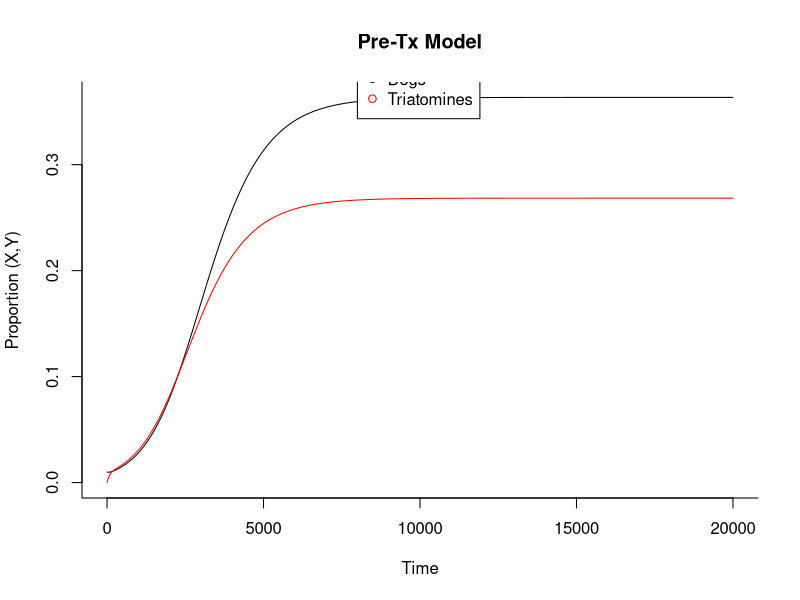
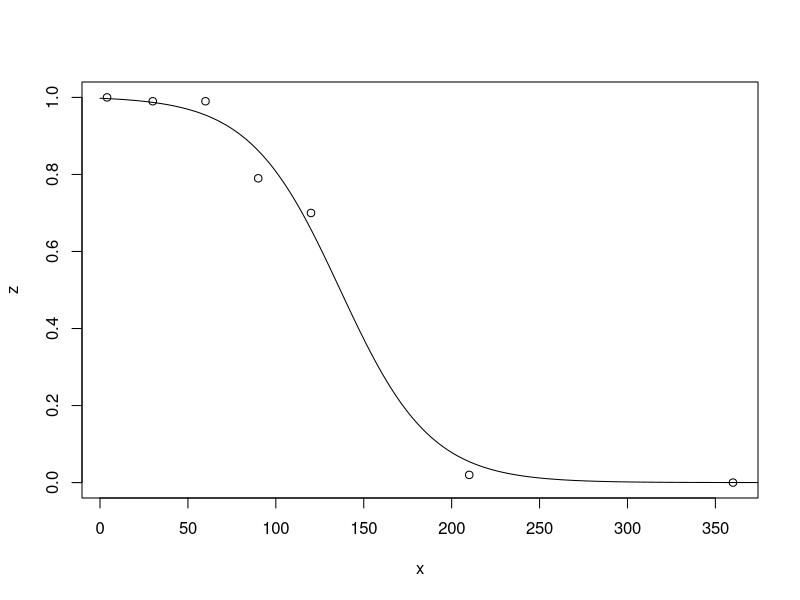
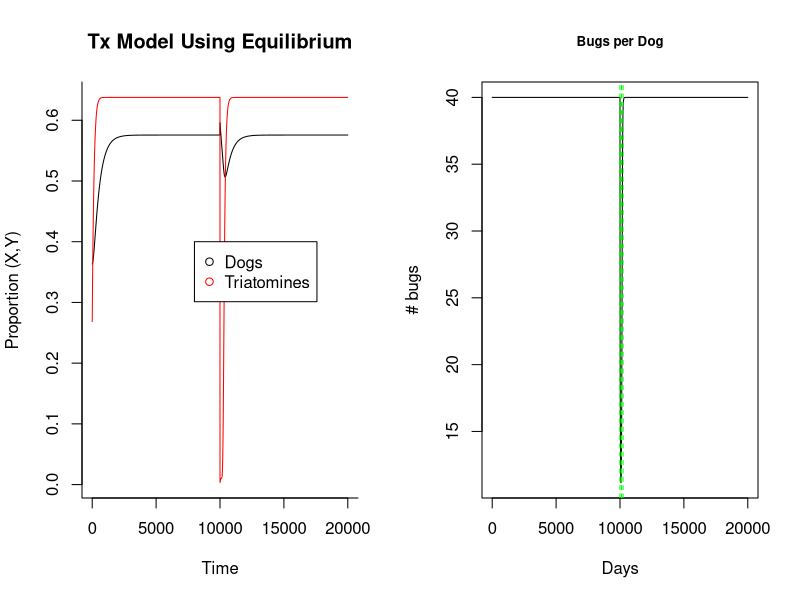
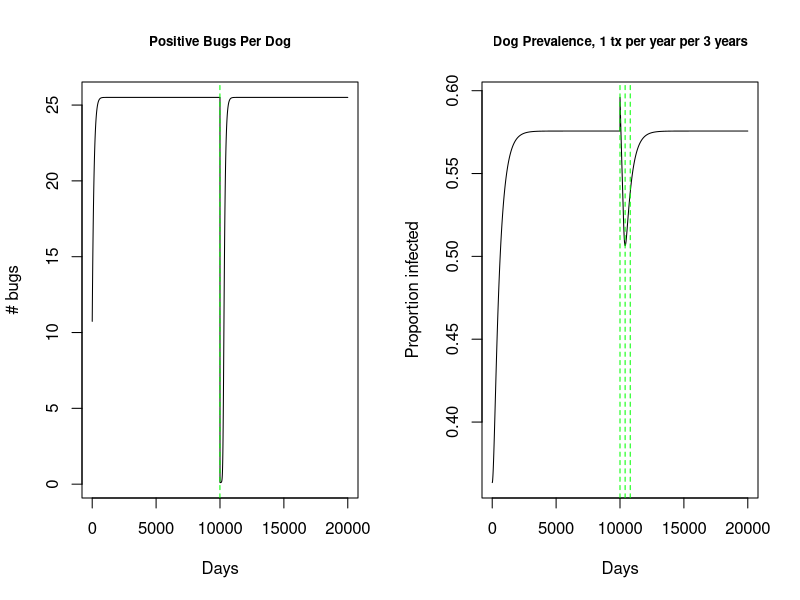
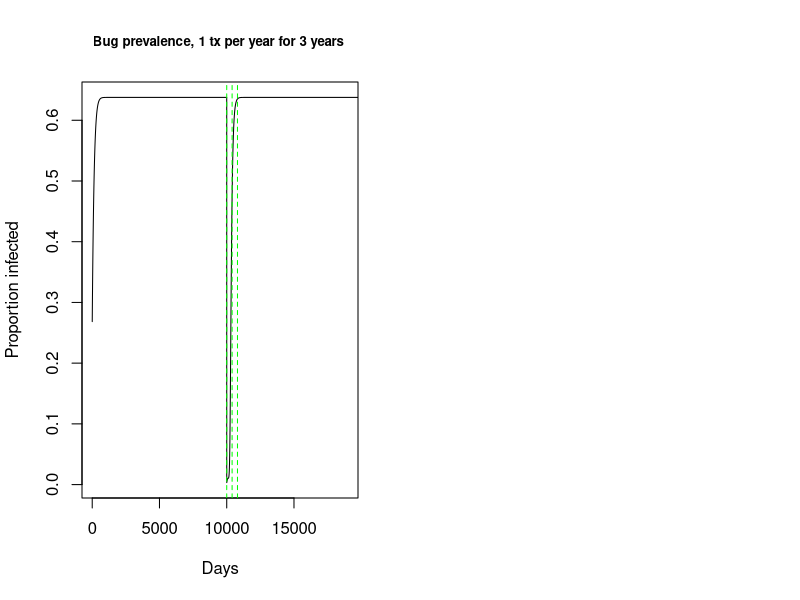

Here is the R script that generated these plots, in order:
library(deSolve)

#======================================================================
#Model without treatment: Run to verify the equilibrium
#   Parameter:
#
#		Y is the proportion of triatomines infected 
#		X is the proportion of dogs infected 
#		a is expected number of bites on dogs per triatomine (1/14)
#		m is equilibrium triatomine density per dog
#		n is length of incubation period in insects (45), 
#		b is the transmission efficiency from infectious triatomines to susceptible dog, through biting (0.00068)
#		c is the probability of infection of an uninfected triatomine by biting an infectious dog (0.49, or 0.28- halfed to account for cyclic parasitemia)
#   r is daily force of infected dog mortality 1/(365*3)=0.0009
#   g is the daily probability of bug mortality
#======================================================================

#=============================================

RM <- function(time, state, parameters) 
{
  with(
    as.list(c(state, parameters)), 
    {
      dX <- m*a*b*Y*(1-X)-r*X   
      dY <- a*c*X*(exp(-g*n)-Y)-(g*Y)
      dm <- (R*(1-m/K)*m )
      return(list(c(dX, dY, dm)))
    }
  )
}

#=============================================
#  Run the model and Plot
#=============================================

init <- c(X = 0.01, Y = 0, m= 40)
parameters <- c(a=1/14, b=0.00068, n=45, g=0.01, c=0.28, r=1/(3*365), K = 40, R= 0.09)
times <- seq(0, 20000, by = 1)
out <- as.data.frame(ode(y = init, times = times, func = RM, parms = parameters))
RESULTS<-data.frame(out$X,out$Y)
RESULTSm <-data.frame(out$m)
#========Proportion dogs and bugs infected===
matplot(times, RESULTS, type = "l", xlab = "Time", ylab = "Proportion (X,Y)", main = "Pre-Tx Model", lwd = 1, lty = 1, bty = "l", col = c("black","red"))
legend(8000, .4, c("Dogs", "Triatomines"), pch = 1, col = c("black","red"))

#=============================================
#  Run the model
#=============================================
tail(RESULTS)
#       out.X     out.Y
#20001 0.3634649 0.2684017


#=============================================
#  II. TRY EQUILIBRIUM FUNCTION
#=============================================

getEq<-function(a, b, m, n, g, c, r)
{
  R0 <- (m*(a^2)*b*c*exp(-g*n)) / (r*g)
  S<-a/g
  Xeq<-(R0-1)/(R0+(c*S))
  Yeq<-((a*c*Xeq)/(g+a*c*Xeq))*exp((-g*n))
  togo<-c(R0,Xeq,Yeq)
  return(c(R0, Xeq, Yeq))
}

RMequil <- getEq(a=1/14, b=.00068, m=40, n=45, g=.01, c=.28, r=1/(3*365))

Xeq <- RMequil[2]
#0.1599438
Yeq <- RMequil[3]
# 0.2684018


#==========================================================================
#  II. Model Two: Bugs and Dogs transmission dynamics after fluralaner tx
#       -Pull in the Equilibrium values (Xeq and Yeq) to use as starting points in treatment function (RMTx2)
#==========================================================================

#=============================================
#   estimate parameter z, percent of bugs that die after feeding on treated dogs, from data in Laino et al. 2019 https://www.ncbi.nlm.nih.gov/pubmed/30981313
#	 	x = days post fluralaner treatment
#		y = percentage of bugs that died after feeding on treated dogs (5th stage pyrethroid resistant instars) NOT USED
#		z = percentage of bugs that died after feeding on treated dogs (5th stage suceptible instars) USED 
#=============================================


#Initial vectors for days post treatment, % killed
x <- c(4, 30, 60, 90, 120, 210, 360) #days post treatment
y <- c(0.99, 1.0, 1.0, 0.47, 0.49, 0, 0)  #% killed
z <- c(1.0, 0.99, 0.99, 0.79, 0.7, 0.02, 0) #% killed

plot(z ~ x)

#=============================================
#  fit data with logistic curve
#       -using % dead 5th stage suceptible bugs against days post fluralaner tx
# 		-fit2 stores fitted values
#		-plot to check fit
#		-extract fit values using equation y = Asym / (1 + exp((xmid - input) / scal))
#=============================================
fit2 <- nls(z ~ SSlogis(x, Asym, xmid, scal), data = data.frame(x, z))
summary(fit2)

lines(seq(0, 400, length.out = 400),
      predict(fit2, newdata = data.frame(x = seq(0.5, 400, length.out = 400))))

Asym<-summary(fit2)$parameters[1,1]
xmid<-summary(fit2)$parameters[2,1]
scal<-summary(fit2)$parameters[3,1]


#=============================================
#     Parameters for model with treatment
#
#		Y - the proportion of triatomines infected 
#		X - the proportion of dogs infected 
#		a is expected number of bites on dogs per triatomine (1/14)
#		m is equilibrium triatomine density per dog
#		n is length of incubation period in insects (45), 
#		g is the daily force of triatomine mortality, mzl at K, the carrying capacity  
#		b is the transmission efficiency from infectious triatomines to susceptible dog, through biting (0.00068)
#		c is the probability of infection of an uninfected triatomine by biting an infectious dog
#   k is the probabilty of tranmission through oral ingestion of vectors (0.1)
#   r is daily force of infected dog mortality:   1.38/1460= 0.0009
#   p is probability dog eats the bug (to be varied)
#   R is maximum birthrate (estimate from T. brasiliensis)
#   K is carrying capacity of vectors per dog
#=============================================


#=============================================
#   force the time dependent covariate 
#       z is the probability of death from Fluralaner per bite
#       jr added code to apply more than one treatment
#       jr added function for implementing treatments at different times
#=============================================

times <- seq(0, 20000, by = 1)
signal <- data.frame(times = times, import = rep(0, length(times)))


trt2.function <- function(fit2, trt.days, signal) {
  Asym<-summary(fit2)$parameters[1,1]
  xmid<-summary(fit2)$parameters[2,1]
  scal<-summary(fit2)$parameters[3,1]
  trt.start <- trt.days
  trt.end <- c(trt.start + 400)
  trt.segments <- unlist(Map(':', trt.start, trt.end))
  time.segments <- rep(0:401, times=length(trt.start)) 
  signal$import[trt.segments] = (Asym / (1 + exp((xmid - times[time.segments]) / scal)))  
  return(signal)
}

#Input number of days and times to implement treament
trt.days <- c(10000) 
out <-trt2.function(fit2, trt.days, signal)


input <- approxfun(out, rule = 2)


#=============================================
#   model importing z from the above
#.    -added density dependent mortality g*(1-m/K) for bugs
#     -Code without density dependent death rate and birthrate for dogs 
#         
#=============================================

RMTx2 <- function(times, stateTx2, parametersTx2)   
{
  with(
    as.list(c(stateTx2, parametersTx2)), 
    {
      z <- input(times)
      dX <- ((m*a*b*Y)+(p*k*(a*m*z*Y)))*(1-X)-r*X #jr added density dependent mortality   #dx: change in proportion of infected dogs.  Vectorial transmission is the first term (m*a*b*Y), oral transmission the second (k*q*Y)
      dY <- a*c*X*(exp(-g*n)-Y)-((g*(1-m/K)*Y)+(m*a*z*Y)) #dx: change in proportion of infected bugs.  mzl added density dependent mortality
      dm <- ((R*(1-m/K)*m )+(-m*a*z)) #where the ratio of bugs: dog decreases by (-maz) and increases by logistic growth for bug population (R*(1-m/K)*m )
      return(list(c(dX, dY, dm)))
    }
  )
}

#=============================================
#  Run the model
#   -proportion of infected dogs (X) and bugs (Y) are taken from the proportions at the equilibrium of the model pre-treatment
#   -in 
#=============================================

initTx2 <- c(X = Xeq, Y= Yeq, m=40) 
parametersTx2 <- c(a=1/14, b=0.00068, n=45, g=0.01, c=0.28, k=.10, r= 1/(3*365), p=0.8, K=40, R= 0.09)
outTx2 <- as.data.frame(ode(y = initTx2, times = times, func = RMTx2, parms = parametersTx2))
RESULTS2 <- data.frame(outTx2$X, outTx2$Y)
#times <- seq(0, 10000, by = 1)
#timesTx2 <- seq(0, 10000, by = 1)


#=============================================
#   Plot Results
#   m     Bugs per Dog
#   X     Dog Prevalence
#   Y*m   Positive Bugs Per Dog
#   Y     Bug Prevalence
#=============================================
par(mfrow=c(1,2))

matplot(times, RESULTS2, type = "l", xlab = "Time", ylab = "Proportion (X,Y)", main = "Tx Model Using Equilibrium", lwd = 1, lty = 1, bty = "l", col = c("black","red"))
legend(8000, .4, c("Dogs", "Triatomines"), pch = 1, col = c("black","red"))


plot(outTx2$m, type='l',main='Bugs per Dog', ylab = "# bugs", xlab = "Days", cex.main=0.8)
abline(v=c(9995, 10120, 10240), col="green", lty=2)
plot(outTx2$Y*outTx2$m, type='l', main = 'Positive Bugs Per Dog', ylab = "# bugs", xlab = "Days", cex.main=0.8)
abline(v=9995, col="green", lty=2)
plot(outTx2$X, type='l', main= 'Dog Prevalence, 1 tx per year per 3 years', ylab = "Proportion infected", xlab = "Days", cex.main=0.8, xlim=c(0,20000))
abline(v=c(10000, 10400, 10800), col="green", lty=2)
plot(outTx2$Y, type='l', main = 'Bug prevalence, 1 tx per year for 3 years ', ylab = "Proportion infected", xlab = "Days", cex.main=0.8, xlim = c(0, 19000))
abline(v=c(10000, 10400, 10800), col="green", lty=2)
